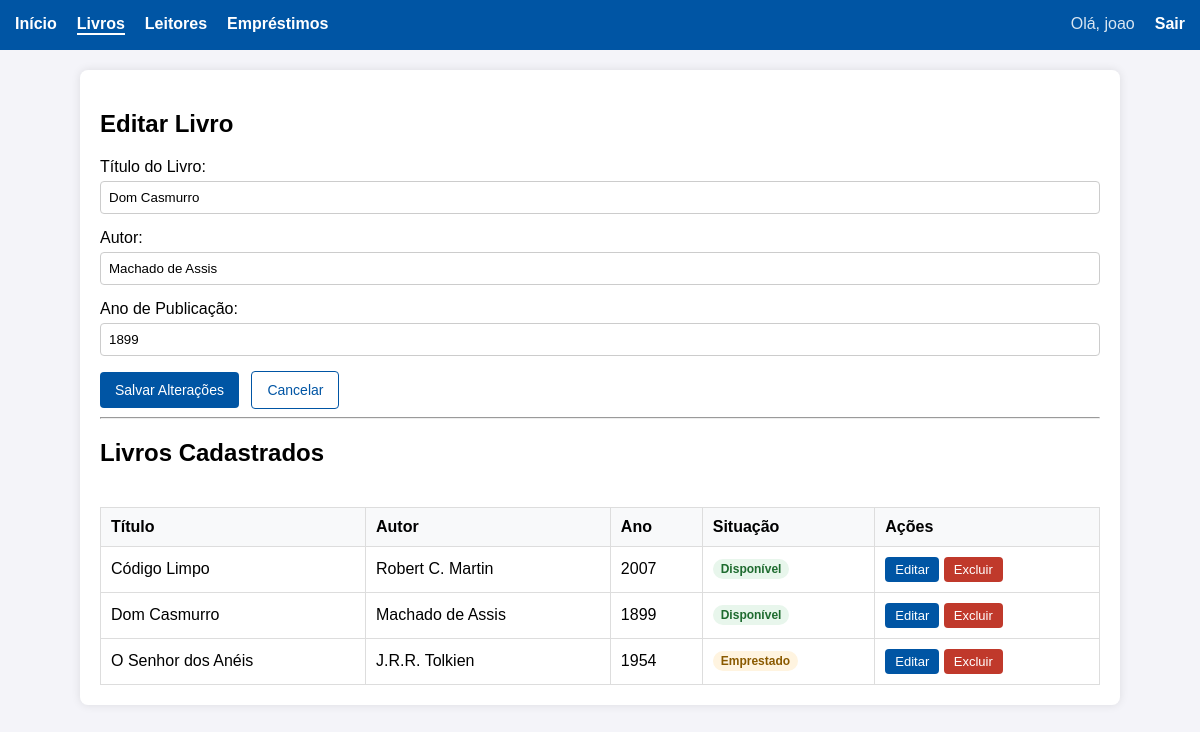
The page /controller/livros.controllers.php?acao=editar&id=2 (signed in) on the database its author committed.
### tables this page shows
CREATE TABLE `livros` (
  `id` int(11) NOT NULL,
  `titulo` varchar(255) NOT NULL,
  `autor` varchar(255) NOT NULL,
  `ano` int(11) NOT NULL
);

### controller/livros.controllers.php (called while the page is built, shortened)
<?php
require_once __DIR__ . '/../includes/funcoes.php';
require_once __DIR__ . '/../models/livro.models.php';
$acao = $_GET['acao'] ?? '';
$erros = [];
$form = ['id' => '', 'titulo' => '', 'autor' => '', 'ano' => ''];
if ($_SERVER['REQUEST_METHOD'] === 'POST' && $acao === 'salvar') {
    $form = [
        'id'     => campoPost('id'),
        'titulo' => campoPost('titulo'),
        'autor'  => campoPost('autor'),
        'ano'    => campoPost('ano'),
    ];
    $erros = validarLivro($form);
    if (empty($erros)) {
        try {
            $livroObj = new Livro();
            if (!empty($form['id'])) { $livroObj->setId($form['id']); }
            $livroObj->setTitulo($form['titulo']);
            $livroObj->setAutor($form['autor']);
            $livroObj->setAno($form['ano']);
            $livroObj->salvar();
            definirMensagem('sucesso', $form['id'] === '' ? 'Livro cadastrado com sucesso!' : 'Livro atualizado com sucesso!');
            redirecionar('livros.controllers.php');
        } catch (Exception $e) {
            $erros['geral'] = $e->getMessage();
        }
    }
} elseif ($acao === 'editar') {
    $livroObj = Livro::buscarPorId((int) ($_GET['id'] ?? 0));
    $form = [
        'id' => $livroObj->getId(),
        'titulo' => $livroObj->getTitulo(),
        'autor' => $livroObj->getAutor(),
        'ano' => $livroObj->getAno()
    ];
}
$editando = !empty($form['id']);
$livros = Livro::listarTodos();
require __DIR__ . '/../views/cabecalho.view.php';
require __DIR__ . '/../views/livros_cadastro.view.php';
require __DIR__ . '/../views/rodape.view.php';

### models/livro.models.php (called while the page is built, shortened)
<?php
class Livro implements CrudPadrao {
    private $id;
    private $titulo;
    private $autor;
    private $ano;
    private $disponivel;
    public function getId() { return $this->id; }
    public function getTitulo() { return $this->titulo; }
    public function getAutor() { return $this->autor; }
    public function getAno() { return $this->ano; }
    public function estaDisponivel() { return (bool) $this->disponivel; }
    public static function listarTodos() {
        $bd = BD::conectar();
        $query = "SELECT l.*,
                  NOT EXISTS (SELECT 1 FROM emprestimos e WHERE e.livro_id = l.id AND e.data_devolucao IS NULL) as disponivel
                  FROM livros l ORDER BY l.titulo";
        $sql = $bd->prepare($query);
        $sql->execute();
        return $sql->fetchAll(PDO::FETCH_CLASS, 'Livro');
    }
    public static function buscarPorId(int $id) {
        $bd = BD::conectar();
        $sql = $bd->prepare("SELECT * FROM livros WHERE id = :id");
        $sql->bindParam(':id', $id);
        $sql->setFetchMode(PDO::FETCH_CLASS, 'Livro');
        $sql->execute();
        $livro = $sql->fetch();
        return $livro ? $livro : null;
    }
}

### includes/funcoes.php (called while the page is built, shortened)
<?php
function e(mixed $valor): string
{
    return htmlspecialchars((string) $valor, ENT_QUOTES, 'UTF-8');
}
function classeErro(array $erros, string $campo): string
{
    return isset($erros[$campo]) ? 'invalido' : '';
}

### views/livros_cadastro.view.php (the view, shortened to what this page needs)
<h2><?= $editando ? 'Editar Livro' : 'Cadastro de Livro' ?></h2>
<form action="livros.controllers.php?acao=salvar" method="POST" novalidate>
    <div class="form-group">
        <label for="titulo">Título do Livro:</label>
        <input type="text" id="titulo" name="titulo" value="<?= e($form['titulo']) ?>" class="<?= classeErro($erros, 'titulo') ?>">
    </div>
    <div class="form-group">
        <label for="autor">Autor:</label>
        <input type="text" id="autor" name="autor" value="<?= e($form['autor']) ?>" class="<?= classeErro($erros, 'autor') ?>">
    </div>
    <div class="form-group">
        <label for="ano">Ano de Publicação:</label>
        <input type="number" id="ano" name="ano" value="<?= e($form['ano']) ?>" class="<?= classeErro($erros, 'ano') ?>">
    </div>
    <button type="submit"><?= $editando ? 'Salvar Alterações' : 'Salvar Livro' ?></button>
    <?php if ($editando): ?>
        <a href="livros.controllers.php" class="botao-secundario">Cancelar</a>
    <?php endif; ?>
</form>
<hr>
<h2>Livros Cadastrados</h2>
<div class="tabela-container">
    <table>
        <thead>
            <tr>
                <th>Título</th>
                <th>Autor</th>
                <th>Ano</th>
                <th>Situação</th>
                <th>Ações</th>
            </tr>
        </thead>
<tbody>
        <?php if (!empty($livros)): ?>
            <?php foreach ($livros as $livro): ?>
                <tr>
                    <td><?= e($livro->getTitulo()) ?></td>
                    <td><?= e($livro->getAutor()) ?></td>
                    <td><?= e($livro->getAno()) ?></td>
                    <td>
                        <?php if ($livro->estaDisponivel()): ?>
                            <span class="etiqueta disponivel">Disponível</span>
                        <?php else: ?>
                            <span class="etiqueta emprestado">Emprestado</span>
                        <?php endif; ?>
                    </td>
                    <td class="acoes">
                        <a href="livros.controllers.php?acao=editar&id=<?= $livro->getId() ?>" class="botao-pequeno">Editar</a>
                        <form action="livros.controllers.php?acao=excluir" method="POST" onsubmit="return confirm('Deseja excluir este livro?');">
                            <button type="submit" class="botao-pequeno perigo">Excluir</button>
                        </form>
                    </td>
                </tr>
            <?php endforeach; ?>
        <?php else: ?>
            <tr><td colspan="5">Nenhum livro cadastrado.</td></tr>
        <?php endif; ?>
</tbody>
    </table>
</div>

### css/style.css (style rules this page uses)
body { font-family: Arial, sans-serif; margin: 0; padding: 0; background-color: #f4f4f9; }
table { width: 100%; border-collapse: collapse; margin-top: 20px; }
th, td { padding: 10px; border: 1px solid #ddd; text-align: left; }
th { background-color: #f8f9fa; }
.form-group { margin-bottom: 15px; }
.form-group label { display: block; margin-bottom: 5px; }
.form-group input, .form-group select { width: 100%; padding: 8px; box-sizing: border-box; border: 1px solid #ccc; border-radius: 4px; }
button { padding: 10px 15px; background: #0055a4; color: white; border: none; cursor: pointer; border-radius: 4px; font-size: 14px; }
.botao-secundario { display: inline-block; padding: 10px 15px; margin-left: 8px; color: #0055a4; text-decoration: none; border: 1px solid #0055a4; border-radius: 4px; font-size: 14px; }
.botao-pequeno { display: inline-block; padding: 5px 10px; font-size: 13px; background: #0055a4; color: white; text-decoration: none; border-radius: 4px; }
.botao-pequeno.perigo { background: #c0392b; }
.tabela-container { overflow-x: auto; }
td.acoes { white-space: nowrap; }
td.acoes form { display: inline; }
.etiqueta { display: inline-block; padding: 3px 8px; border-radius: 12px; font-size: 12px; font-weight: bold; }
.etiqueta.disponivel { background: #e8f6ec; color: #1e6b2f; }
.etiqueta.emprestado { background: #fff4e0; color: #8a5a00; }

### rows shown on the page
livros: titulo "Dom Casmurro", autor "Machado de Assis", ano "1899", shows "Disponível"
livros: titulo "Código Limpo", autor "Robert C. Martin", ano "2007", shows "Disponível"
livros: titulo "O Senhor dos Anéis", autor "J.R.R. Tolkien", ano "1954", shows "Emprestado"

### other values the page prints
$usuarioLogado "joao"
